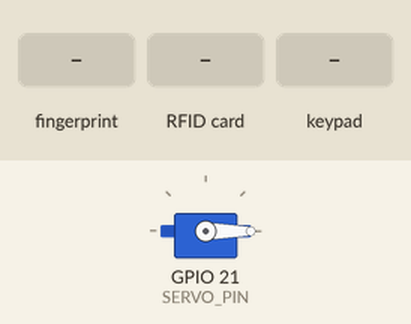
Simulated run of this sketch. Board: ESP32. On the bench: servo. The inputs (shaded band) are chosen by the test bench. WiFi joins after 1.5 s; servers stay silent unless stated; uploads are accepted with an empty reply; what the sketch prints to the serial monitor is not drawn.

Above: at 3.7 s.
3.8 s: finger stored as number 1 placed on the sensor
At 4.7 s:
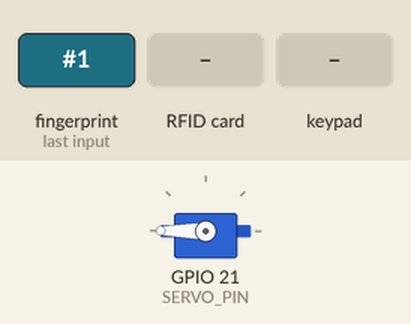
6.8 s: RFID card 5E 7A 19 C4 held to the reader
9.8 s: key '1' pressed
11.3 s: keypad keys 1 2 3 4 # pressed 0.4 s apart
14.8 s: key '*' pressed
Timing chart, 0 to 17.3 s (numbered marks = the images above; inputs shaded):
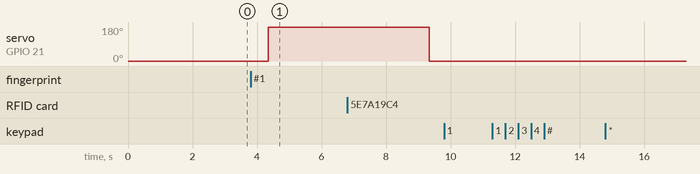

Measured:
- after the input at 3.8 s, servo on GPIO 21 (SERVO_PIN): 0° → 180° after 0.55 s
- after the input at 9.8 s, every drawn part: stays the same
- after the input at 11.3 s, every drawn part: stays the same
- after the input at 14.8 s, every drawn part: stays the same

The sketch:

main.ino
```cpp
#include <Arduino.h>
#include "wifi_module.h"
#include "fingerprint_module.h"
#include "keypad_module.h"
#include "rfid_module.h"
#include "servo_module.h"
#include "firebase_module.h"

void setup() {
  Serial.begin(115200);
  delay(1000);

  setupServo();
  setupFingerprint();
  setupWiFi();
  setupRFID();
  setupKeypad();

  Serial.println("System Ready 🔐");
}

void loop() {
  handleKeypad();
  checkFingerprint();
  checkRFID();
}
```

fingerprint_module.cpp
```cpp
#include "servo_module.h"
#include "fingerprint_module.h"
#include <HardwareSerial.h>
#include "servo_module.h"
#include "firebase_module.h"

HardwareSerial fingerSerial(2);
Adafruit_Fingerprint finger(&fingerSerial);

unsigned long lastScanTime = 0;
unsigned long scanDelay = 3000;

void setupFingerprint() {
  fingerSerial.begin(57600, SERIAL_8N1, 16, 17);
  if(finger.verifyPassword())
    Serial.println("Fingerprint sensor ready ✅");
  else
    Serial.println("Fingerprint NOT found ❌");
}

void checkFingerprint() {
  if (millis() - lastScanTime < scanDelay) return;
  uint8_t p = finger.getImage();
  if (p != FINGERPRINT_OK) return;

  if (finger.image2Tz() == FINGERPRINT_OK &&
      finger.fingerSearch() == FINGERPRINT_OK) {
    Serial.print("Fingerprint ID #");
    Serial.print(finger.fingerID);
    Serial.println(" recognized ✅");
    sendFirebase("Authorized","Opened",String(finger.fingerID));
    openDoor();
  } else {
    Serial.println("Fingerprint not recognized ❌");
    sendFirebase("Unauthorized","Closed","0");
    closeDoor();
  }
  lastScanTime = millis();
}
```

fingerprint_module.h
```cpp
#ifndef FINGERPRINT_MODULE_H
#define FINGERPRINT_MODULE_H

#include <Adafruit_Fingerprint.h>

void setupFingerprint();
void checkFingerprint();

extern Adafruit_Fingerprint finger;

#endif
```

firebase_module.cpp
```cpp
#include "firebase_module.h"
#include <WiFiClientSecure.h>
#include <HTTPClient.h>
#include <WiFi.h>

const char* FIREBASE_HOST = "https://home-d9fb3-default-rtdb.firebaseio.com";
const char* FIREBASE_AUTH = "f3ed4KN4k5AbmsByOeBFN1igF7DPBgsExZbXoNuw";

String getNameFromFirebase(String uid) {
  if(WiFi.status() != WL_CONNECTED) return "";

  WiFiClientSecure client;
  client.setInsecure();
  HTTPClient http;

  String url = String(FIREBASE_HOST) + "/users/" + uid + "/name.json?auth=" + FIREBASE_AUTH;
  http.begin(client, url);
  int httpCode = http.GET();

  String payload = "";
  if(httpCode == 200) {
    payload = http.getString();
    payload.replace("\"","");
  }

  http.end();
  return payload;
}

void sendFirebase(String access,String door_state,String userID) {
  if(WiFi.status() != WL_CONNECTED) return;

  WiFiClientSecure client;
  client.setInsecure();
  HTTPClient http;

  String url = String(FIREBASE_HOST) + "/main_door.json?auth=" + FIREBASE_AUTH;

  String payload="{";
  payload += "\"access\":\""+access+"\",";
  payload += "\"door_state\":\""+door_state+"\",";
  payload += "\"user_id\":\""+userID+"\"";
  payload += "}";

  http.begin(client,url);
  http.addHeader("Content-Type","application/json");
  int httpResponseCode=http.PUT(payload);
  Serial.print("Firebase HTTP Code: ");
  Serial.println(httpResponseCode);
  http.end();
}
```

firebase_module.h
```cpp
#ifndef FIREBASE_MODULE_H
#define FIREBASE_MODULE_H

#include <Arduino.h>

void sendFirebase(String access,String door_state,String userID);
String getNameFromFirebase(String uid);

#endif
```

rfid_module.cpp
```cpp
#include "servo_module.h"
#include "rfid_module.h"
#include <MFRC522.h>
#include <SPI.h>
#include <WiFi.h>
// #include "servo_module.h"
#include "firebase_module.h"

#define SS_PIN 4
#define RST_PIN 22
MFRC522 rfid(SS_PIN,RST_PIN);

void setupRFID() {
  SPI.begin(18,19,23,4);
  rfid.PCD_Init();
  Serial.println("RFID Ready ✅");
}

void checkRFID() {
  if (!rfid.PICC_IsNewCardPresent()) return;
  if (!rfid.PICC_ReadCardSerial()) return;

  String uidString = "";
  for (byte i = 0; i < rfid.uid.size; i++) {
    if (rfid.uid.uidByte[i] < 0x10) uidString += "0";
    uidString += String(rfid.uid.uidByte[i], HEX);
  }
  uidString.toUpperCase();

  Serial.println("Scanned UID: " + uidString);

  String name = getNameFromFirebase(uidString);

  if(name != "null" && name != "") {
    Serial.println("User Known ✅ Name: " + name);
    sendFirebase("Authorized","Opened",uidString);
    openDoor();
  } else {
    Serial.println("Unknown Card ❌ Access Denied");
    sendFirebase("Unauthorized","Closed","0");
    closeDoor();
  }

  rfid.PICC_HaltA();
}
```

rfid_module.h
```cpp
#ifndef RFID_MODULE_H
#define RFID_MODULE_H

void setupRFID();
void checkRFID();

#endif
```

servo_module.cpp
```cpp
#include "servo_module.h"
#include <ESP32Servo.h>
#include <Arduino.h>

Servo myServo;
const int SERVO_PIN = 21;

void setupServo() {
  myServo.attach(SERVO_PIN);
  myServo.write(0);
}

void openDoor() {
  Serial.println("Opening door");
  myServo.write(180);
  delay(5000);
  myServo.write(0);
}

void closeDoor() {
  myServo.write(0);
}
```

servo_module.h
```cpp
#ifndef SERVO_MODULE_H
#define SERVO_MODULE_H

#include <ESP32Servo.h>

extern Servo myServo;

void setupServo();
void openDoor();
void closeDoor();

#endif
```

wifi_module.cpp
```cpp
#include "wifi_module.h"
#include <WiFi.h>

// const char* WIFI_SSID = "EdNet";
// const char* WIFI_PASSWORD = "Huawei@123";

const char* WIFI_SSID = "Mango_F315E3";
const char* WIFI_PASSWORD = "5HB84387CR";

void setupWiFi() {
  WiFi.begin(WIFI_SSID, WIFI_PASSWORD);
  Serial.print("Connecting to WiFi");
  while(WiFi.status() != WL_CONNECTED) {
    delay(500); Serial.print(".");
  }
  Serial.println("\nWiFi Connected ✅");
}
```

wifi_module.h
```cpp
#ifndef WIFI_MODULE_H
#define WIFI_MODULE_H


void setupWiFi();

#endif
```

keypad_module.cpp
```cpp
#include "servo_module.h"
#include "keypad_module.h"
#include <Keypad.h>
#include <WiFi.h>
#include <WiFi.h>
// #include "servo_module.h"
#include "firebase_module.h"

// Keypad setup
const byte ROWS = 4;
const byte COLS = 4;
char keys[ROWS][COLS] = {
  {'1','2','3','A'},
  {'4','5','6','B'},
  {'7','8','9','C'},
  {'*','0','#','D'}
};
byte rowPins[ROWS] = {32,33,25,26};
byte colPins[COLS] = {27,14,12,13};
Keypad keypad = Keypad(makeKeymap(keys), rowPins, colPins, ROWS, COLS);

String correctPassword = "1234";
String inputPassword = "";

void setupKeypad() {
  Serial.println("Enter Password:");
}

void handleKeypad() {
  char key = keypad.getKey();
  if (!key) return;

  if (key == '#') {
    Serial.println();
    if (inputPassword == correctPassword) {
      Serial.println("Password Correct ✅");
      sendFirebase("Authorized","Opened","MANUAL");
      openDoor();
    } else {
      Serial.println("Wrong Password ❌");
      sendFirebase("Unauthorized","Closed","0");
      closeDoor();
    }
    inputPassword="";
    Serial.println("Enter Password:");
  }
  else if (key == '*') {
    inputPassword="";
    Serial.println("\nPassword Cleared");
  }
  else {
    inputPassword += key;
    Serial.print("*");
  }
}
```

keypad_module.h
```cpp
#ifndef KEYPAD_MODULE_H
#define KEYPAD_MODULE_H

void setupKeypad();
void handleKeypad();

#endif
```
